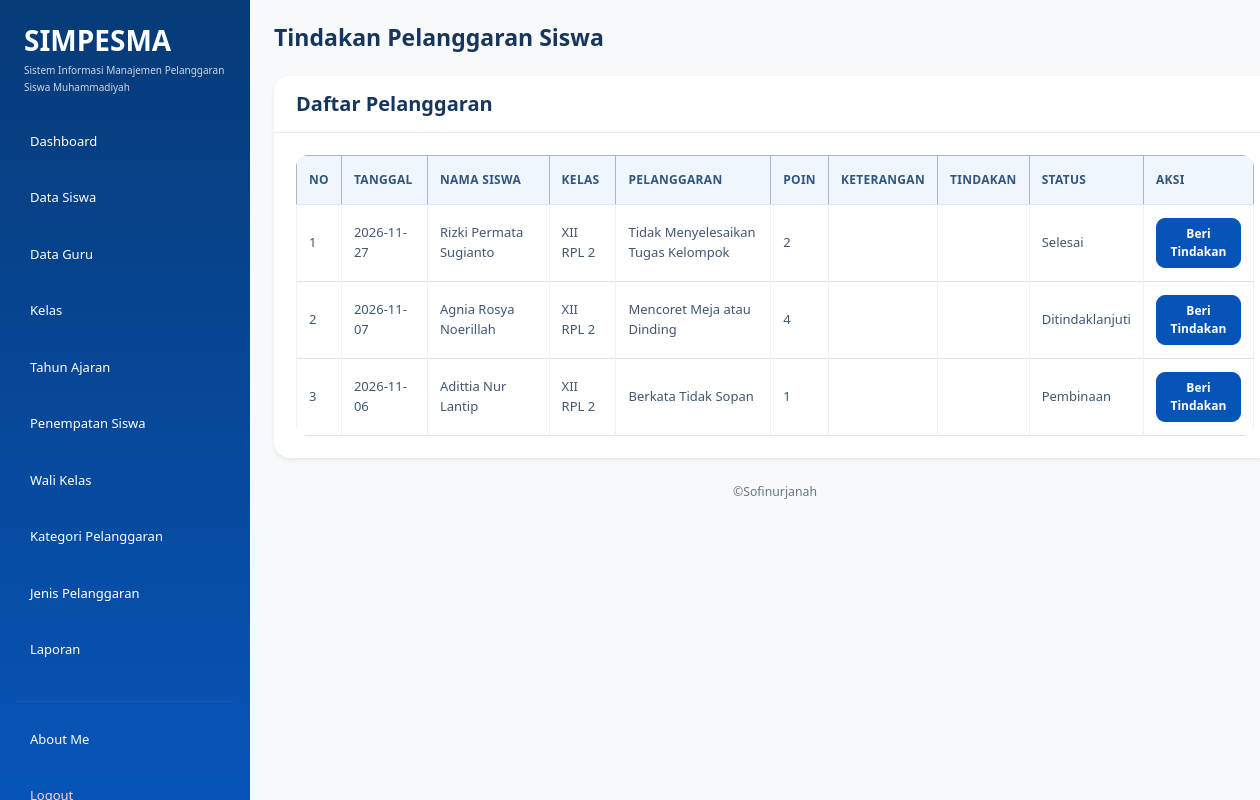
Page /tindakan.php (signed in) on the earlier database version.
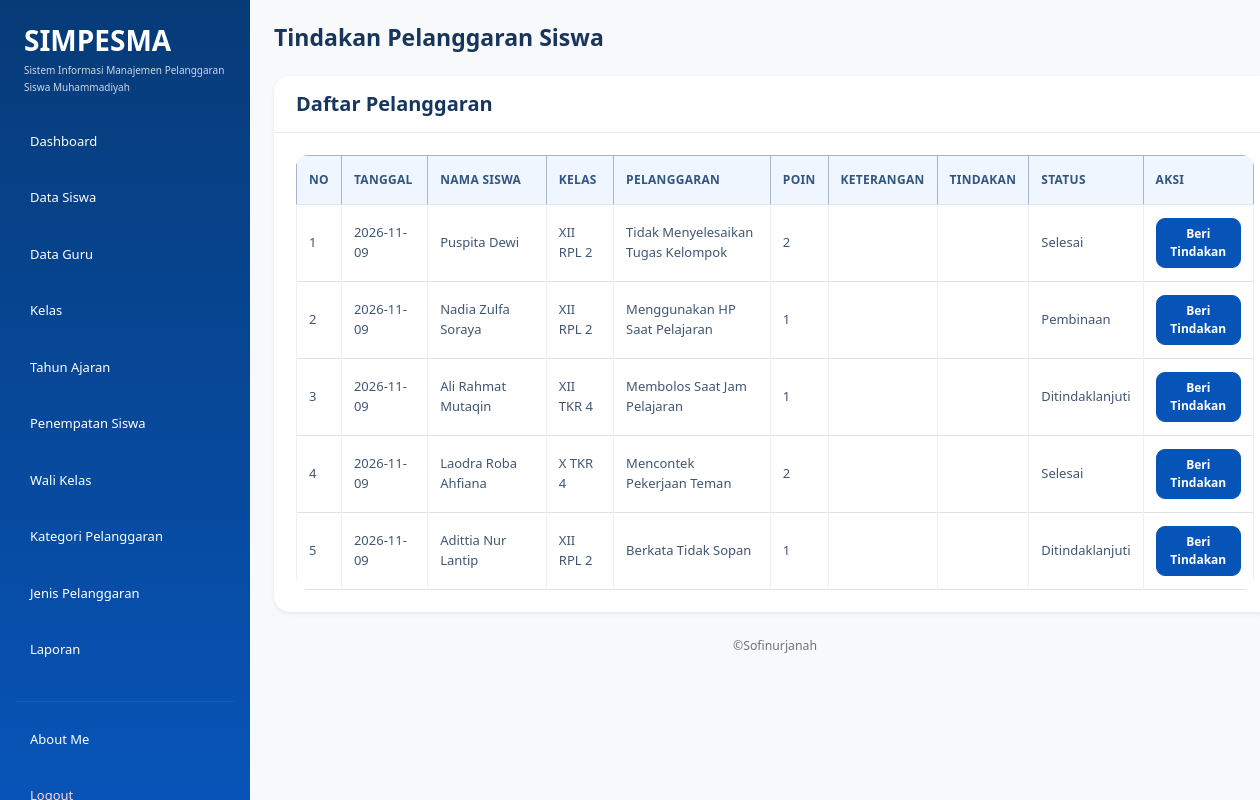
Same page on the later database version.
### tables this page shows
CREATE TABLE `t_pelanggaran_siswa` (
  `id` int(11) NOT NULL,
  `tahun_ajaran_id` int(11) NOT NULL,
  `siswa_id` int(11) NOT NULL,
  `nama_siswa` varchar(150) NOT NULL,
  `kelas_id` int(11) NOT NULL,
  `nama_kelas` varchar(100) NOT NULL,
  `pelanggaran_id` int(11) NOT NULL,
  `nama_pelanggaran` varchar(150) NOT NULL,
  `pelanggaran_kategori_id` int(11) NOT NULL,
  `guru_id` int(11) NOT NULL,
  `nama_guru` varchar(150) NOT NULL,
  `tanggal` date NOT NULL,
  `keterangan` text NOT NULL,
  `poin` int(11) NOT NULL,
  `tindakan` text NOT NULL,
  `status` varchar(30) NOT NULL,
  `created_at` timestamp NOT NULL DEFAULT current_timestamp(),
  `updated_at` timestamp NOT NULL DEFAULT current_timestamp()
);

### tindakan.php (the view, shortened to what the changed rows need)
<?php
include "config/koneksi.php";
?>
<!DOCTYPE html>
<html lang="id">
<head>
     <link
        href="https://cdn.jsdelivr.net/npm/bootstrap@5.3.8/dist/css/bootstrap.min.css"
        rel="stylesheet"
    >
    <link
        href="https://cdn.datatables.net/3.1.4/css/dataTables.dataTables.min.css"
        rel="stylesheet"
    >
    <link rel="stylesheet" href="style.css">
</head>
<body class="bg-light">
<div class="container-fluid">
    <div class="row min-vh-100">
        <main class="col-md-9 col-lg-10 p-4">
            <div class="mb-4">
                <h2 class="fw-bold mb-1">
                    Tindakan Pelanggaran Siswa
                </h2>
            </div>
            <div class="card border-0 shadow-sm">
                <div class="card-body">
                    <div class="table-responsive">
                        <table
                        id="example"
                        class="table table-bordered table-hover align-middle"
                        >
                            <thead class="table-primary">
                                <tr>
                                    <th>No</th>
                                    <th>Tanggal</th>
                                    <th>Nama Siswa</th>
                                    <th>Kelas</th>
                                    <th>Pelanggaran</th>
                                    <th>Poin</th>
                                    <th>Keterangan</th>
                                    <th>Tindakan</th>
                                    <th>Status</th>
                                    <th>Aksi</th>
                                </tr>
                            </thead>
                            <tbody>
                                <?php
                                $query = mysqli_query($koneksi, "
                                    SELECT *
                                    FROM t_pelanggaran_siswa
                                    ORDER BY tanggal DESC, id DESC
                                ");
                                $no = 1;
                                while ($row = mysqli_fetch_assoc($query)) {
                                ?>
                                    <tr>
                                        <td>
                                            <?php echo $no; ?>
                                        </td>
                                        <td>
                                            <?php echo $row['tanggal']; ?>
                                        </td>
                                        <td>
                                            <?php echo $row['nama_siswa']; ?>
                                        </td>
                                        <td>
                                            <?php echo $row['nama_kelas']; ?>
                                        </td>
                                        <td>
                                            <?php echo $row['nama_pelanggaran']; ?>
                                        </td>
                                        <td>
                                            <?php echo $row['poin']; ?>
                                        </td>
                                        <td>
                                        </td>
                                        <td>
                                        </td>
                                        <td>
                                            <?php echo $row['status']; ?>
                                        </td>
                                        <td>
                                            <a
                                                href="tindakan.php?edit=<?php echo $row['id']; ?>"
                                                class="btn btn-sm btn-primary"
                                            >
                                                Beri Tindakan
                                            </a>
                                        </td>
                                    </tr>
                                <?php
                                    $no++;
                                }
                                ?>
                            </tbody>
                        </table>
                    </div>
                </div>
            </div>
        </main>
    </div>
</div>
</body>
</html>

Differences in the rows shown:
removed t_pelanggaran_siswa: tanggal "2026-11-27", nama_siswa "Rizki Permata Sugianto", nama_kelas "XII RPL 2", nama_pelanggaran "Tidak Menyelesaikan Tugas Kelompok", poin "2", status "Selesai"
removed t_pelanggaran_siswa: tanggal "2026-11-07", nama_siswa "Agnia Rosya Noerillah", nama_kelas "XII RPL 2", nama_pelanggaran "Mencoret Meja atau Dinding", poin "4", status "Ditindaklanjuti"
removed t_pelanggaran_siswa: tanggal "2026-11-06", nama_siswa "Adittia Nur Lantip", nama_kelas "XII RPL 2", nama_pelanggaran "Berkata Tidak Sopan", poin "1", status "Pembinaan"
added t_pelanggaran_siswa: tanggal "2026-11-09", nama_siswa "Puspita Dewi", nama_kelas "XII RPL 2", nama_pelanggaran "Tidak Menyelesaikan Tugas Kelompok", poin "2", status "Selesai"
added t_pelanggaran_siswa: tanggal "2026-11-09", nama_siswa "Nadia Zulfa Soraya", nama_kelas "XII RPL 2", nama_pelanggaran "Menggunakan HP Saat Pelajaran", poin "1", status "Pembinaan"
added t_pelanggaran_siswa: tanggal "2026-11-09", nama_siswa "Ali Rahmat Mutaqin", nama_kelas "XII TKR 4", nama_pelanggaran "Membolos Saat Jam Pelajaran", poin "1", status "Ditindaklanjuti"
added t_pelanggaran_siswa: tanggal "2026-11-09", nama_siswa "Laodra Roba Ahfiana", nama_kelas "X TKR 4", nama_pelanggaran "Mencontek Pekerjaan Teman", poin "2", status "Selesai"
added t_pelanggaran_siswa: tanggal "2026-11-09", nama_siswa "Adittia Nur Lantip", nama_kelas "XII RPL 2", nama_pelanggaran "Berkata Tidak Sopan", poin "1", status "Ditindaklanjuti"
